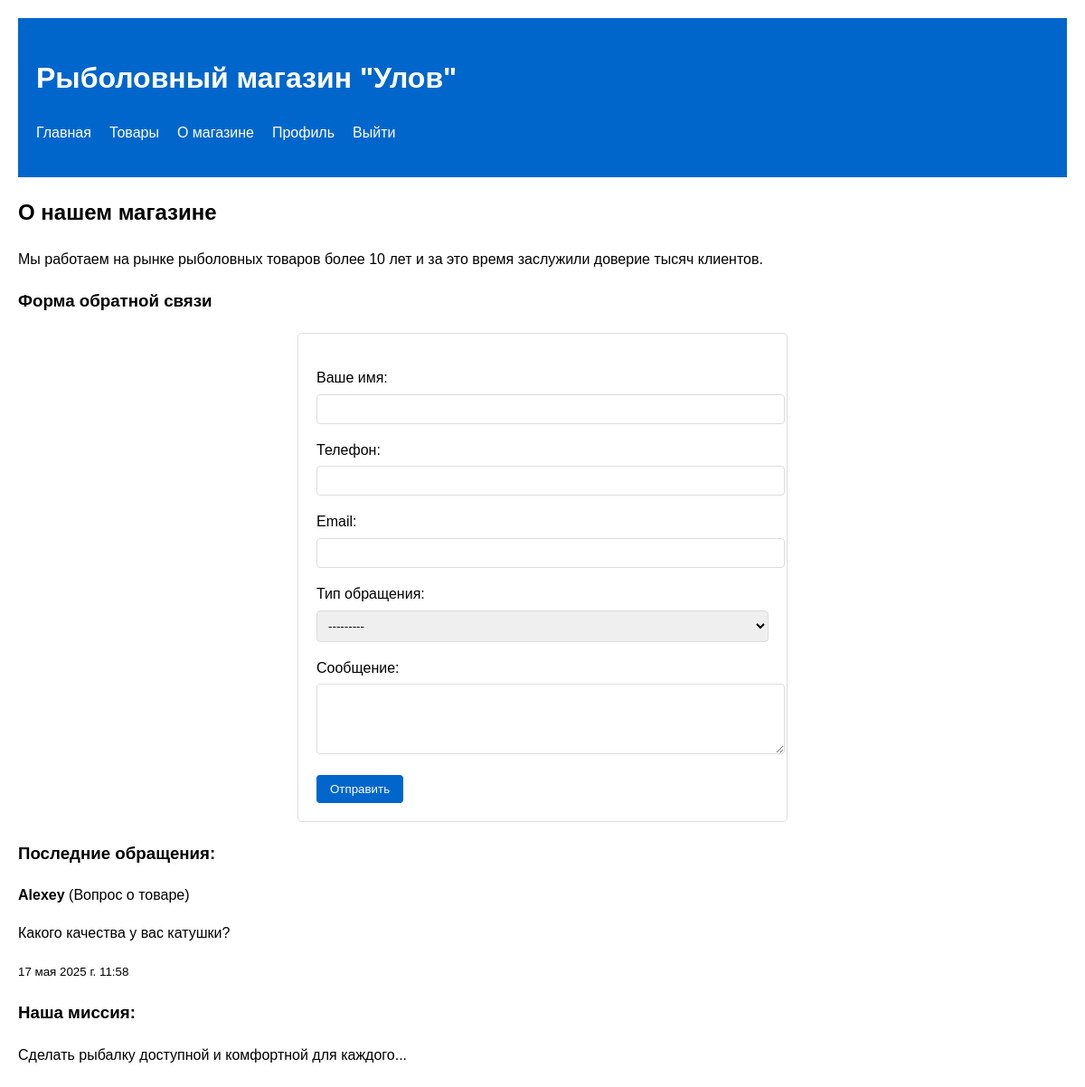
Screenshot of /about/ (signed in) with the database file from the repository.
### shop/models.py (models this page shows, shortened)
class Feedback(models.Model):
    FEEDBACK_TYPES = [
        ('question', 'Вопрос о товаре'),
        ('delivery', 'Доставка'),
        ('other', 'Другое'),
    ]
    user = models.ForeignKey(User, on_delete=models.SET_NULL, null=True, blank=True)
    name = models.CharField('Ваше имя', max_length=100)
    phone = models.CharField('Телефон', max_length=20)
    email = models.EmailField('Email')
    feedback_type = models.CharField('Тип обращения', max_length=20, choices=FEEDBACK_TYPES)
    message = models.TextField('Сообщение')
    created_at = models.DateTimeField(auto_now_add=True, verbose_name="Дата создания")

### shop/views.py (the view)
# urls.py: path('about/', views.about_page, name='about'),
def about_page(request):
    if request.method == 'POST':
        form = FeedbackForm(request.POST)
        if form.is_valid():
            feedback = form.save(commit=False)
            if request.user.is_authenticated:
                feedback.user = request.user
            feedback.save()
            return redirect('about')
    else:
        form = FeedbackForm()
    context = {
        "page_name": "О магазине",
        "menu_items": get_base_menu(request),
        "form": form,
        "feedbacks": Feedback.objects.all().order_by('-created_at')[:5],
    }
    return render(request, "about.html", context)

### shop/forms.py
class FeedbackForm(forms.ModelForm):
    class Meta:
        model = Feedback
        fields = ['name', 'phone', 'email', 'feedback_type', 'message']
        widgets = {
            'message': forms.Textarea(attrs={'rows': 4}),
        }

### shop/views.py (called while the page is built)
def get_base_menu(request):
    menu = [
        {"link": "/", "text": "Главная"},
        {"link": "/products/", "text": "Товары"},
        {"link": "/about/", "text": "О магазине"},
    ]
    if request.user.is_authenticated:
        menu.extend([
            {"link": "/profile/", "text": "Профиль"},
            {"link": "/logout/", "text": "Выйти"},
        ])
    else:
        menu.extend([
            {"link": "/login/", "text": "Войти"},
            {"link": "/register/", "text": "Регистрация"},
        ])
    return menu

### templates/about.html (shortened to what this page needs)
{% extends "base.html" %}
{% block content %}
<h2>О нашем магазине</h2>
<div class="about-info">
    <p>Мы работаем на рынке рыболовных товаров более 10 лет и за это время заслужили доверие тысяч клиентов.</p>
    <h3>Форма обратной связи</h3>
    <form method="post">
        {{ form.as_p }}
        <button type="submit" class="btn">Отправить</button>
    </form>
    <div class="feedback-list">
        <h3>Последние обращения:</h3>
        {% if feedbacks %}
            {% for feedback in feedbacks %}
            <div class="feedback-item">
                <p><strong>{{ feedback.name }}</strong> ({{ feedback.get_feedback_type_display }})</p>
                <p>{{ feedback.message|truncatechars:100 }}</p>
                <small>{{ feedback.created_at }}</small>
            </div>
            {% endfor %}
        {% else %}
            <p>Пока нет обращений. Будьте первым!</p>
        {% endif %}
    </div>
    <h3>Наша миссия:</h3>
    <p>Сделать рыбалку доступной и комфортной для каждого...</p>
</div>
{% endblock %}

### static/css/style.css (style rules this page uses)
body { font-family: Arial, sans-serif; line-height: 1.6; margin: 0; padding: 20px; max-width: 1200px; margin: 0 auto; }
.btn { background: #0066cc; color: white; padding: 8px 15px; border: none; border-radius: 4px; cursor: pointer; text-decoration: none; display: inline-block; }
form { max-width: 500px; margin: 20px auto; padding: 20px; border: 1px solid #ddd; border-radius: 5px; }
form p { margin-bottom: 15px; }
form label { display: block; margin-bottom: 5px; }
form input[type="text"], form input[type="password"], form input[type="email"], form textarea, form select { width: 100%; padding: 8px; border: 1px solid #ddd; border-radius: 4px; }

### rows the page displays
Feedback: name "Alexey", feedback_type "Вопрос о товаре", message "Какого качества у вас катушки?", created_at "17 мая 2025 г. 11:58"

### other values shown
{{ item.text }} "Главная" "Товары" "О магазине" "Профиль" "Выйти"
